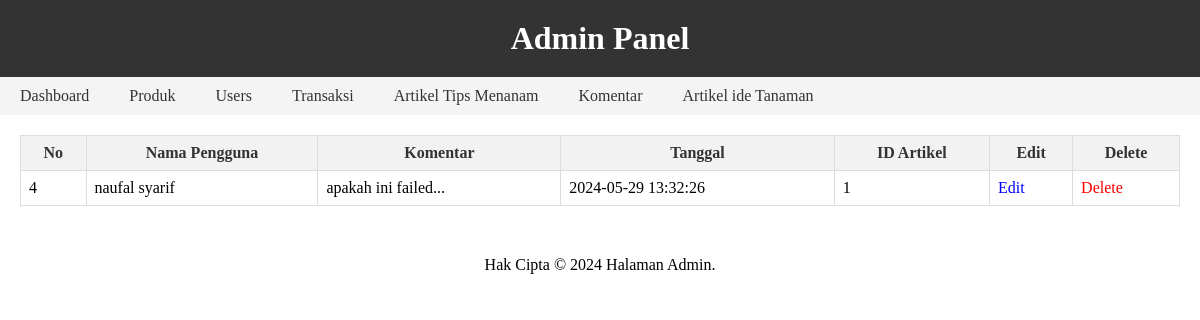
Screenshot of /admin/komentar.php with the database file from the repository.
### tables this page shows
CREATE TABLE `komentar` (
  `id` int(11) NOT NULL,
  `id_artikel` int(11) DEFAULT NULL,
  `nama` varchar(100) NOT NULL,
  `komentar` text NOT NULL,
  `tanggal` timestamp NOT NULL DEFAULT current_timestamp(),
  `id_user` int(11) DEFAULT NULL
);

CREATE TABLE `user` (
  `id` int(11) NOT NULL,
  `nama` varchar(50) NOT NULL,
  `username` varchar(20) NOT NULL,
  `password` varchar(20) NOT NULL,
  `level` varchar(20) NOT NULL,
  `email` varchar(100) DEFAULT NULL
);

### admin/komentar.php (the view, shortened to what this page needs)
<!DOCTYPE html>
<html lang="id">
<head>
    <link rel="stylesheet" href="style.css">
</head>
<body>
    <header>
        <h1>Admin Panel</h1>
    </header>
    <nav>
        <ul>
            <li><a href="index.php">Dashboard</a></li>
            <li><a href="produk.php">Produk</a></li>
            <li><a href="index2.php">Users</a></li>
            <li><a href="transaksi.php">Transaksi</a></li>
            <li><a href="artikel.php">Artikel Tips Menanam</a></li>
            <li><a href="komentar.php">Komentar</a></li>
            <li><a href="artikel_ide_tanaman.php">Artikel ide Tanaman</a></li>
        </ul>
    </nav>
    <main>
        <table border='1'>
            <tr>
                <th>No</th>
                <th>Nama Pengguna</th>
                <th>Komentar</th>
                <th>Tanggal</th>
                <th>ID Artikel</th>
                <th>Edit</th>
                <th>Delete</th>
            </tr>
            <?php
            include "koneksi.php";
            $query_mysql = mysqli_query($mysqli, "SELECT komentar.id, user.nama, komentar.komentar, komentar.tanggal, komentar.id_artikel
                                                 FROM komentar
                                                 JOIN user ON komentar.id_user = user.id")
                                                 or die(mysqli_error($mysqli));
            while($data = mysqli_fetch_array($query_mysql)){
            ?>
            <tr>
                <td><?php echo $data['id']; ?></td>
                <td><?php echo htmlspecialchars($data['nama']); ?></td>
                <td><?php echo htmlspecialchars(substr($data['komentar'], 0, 100)); ?>...</td>
                <td><?php echo $data['tanggal']; ?></td>
                <td><?php echo $data['id_artikel']; ?></td>
                <td><a class="edit" href='komentaredit.php?id=<?php echo $data['id']; ?>'>Edit</a></td>
                <td><a class="delete" href='komentardelete.php?id=<?php echo $data['id']; ?>'>Delete</a></td>
            </tr>
            <?php } ?>
        </table>
    </main>
    <footer>
        <p>Hak Cipta &copy; 2024 Halaman Admin.</p>
    </footer>
</body>
</html>

### admin/style.css (style rules this page uses)
* { margin: 0; padding: 0; }
header { background-color: #333; color: #fff; padding: 20px; text-align: center; }
nav ul { list-style-type: none; padding: 0; background-color: #f4f4f4; overflow: hidden; }
nav ul li { float: left; }
nav ul li a { display: block; padding: 10px 20px; color: #333; text-decoration: none; }
main { margin: 20px; }
table { border-collapse: collapse; width: 100%; }
table th, table td { border: 1px solid #ddd; padding: 8px; }
table th { background-color: #f2f2f2; color: #333; font-weight: bold; }
.edit { color: blue; text-decoration: none; }
.delete { color: red; text-decoration: none; font-family: 'Times New Roman', Times, serif; }

### admin/komentar.php (style rules this page uses)
tr td a { text-decoration: none; }
footer { text-align: center; margin-top: 50px; }

### rows the page displays
komentar: id "4", id_user.nama "naufal syarif", komentar "apakah ini failed", tanggal "2024-05-29 13:32:26", id_artikel "1"
